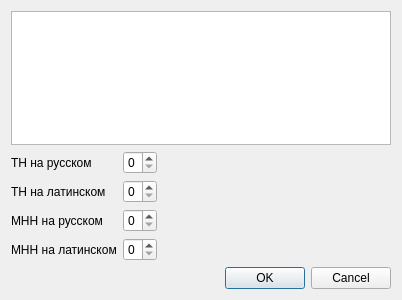
<?xml version="1.0" encoding="UTF-8"?>
<ui version="4.0">
 <class>StockRequisitionList</class>
 <widget class="QDialog" name="StockRequisitionList">
  <property name="geometry">
   <rect>
    <x>0</x>
    <y>0</y>
    <width>402</width>
    <height>300</height>
   </rect>
  </property>
  <property name="windowTitle">
   <string>Параметры формирования</string>
  </property>
  <layout class="QGridLayout" name="gridLayout">
   <item row="3" column="2">
    <spacer name="horizontalSpacer_3">
     <property name="orientation">
      <enum>Qt::Horizontal</enum>
     </property>
     <property name="sizeHint" stdset="0">
      <size>
       <width>40</width>
       <height>20</height>
      </size>
     </property>
    </spacer>
   </item>
   <item row="2" column="2">
    <spacer name="horizontalSpacer_2">
     <property name="orientation">
      <enum>Qt::Horizontal</enum>
     </property>
     <property name="sizeHint" stdset="0">
      <size>
       <width>40</width>
       <height>20</height>
      </size>
     </property>
    </spacer>
   </item>
   <item row="1" column="2">
    <spacer name="horizontalSpacer">
     <property name="orientation">
      <enum>Qt::Horizontal</enum>
     </property>
     <property name="sizeHint" stdset="0">
      <size>
       <width>222</width>
       <height>20</height>
      </size>
     </property>
    </spacer>
   </item>
   <item row="3" column="0">
    <widget class="QLabel" name="lblUnitNameMNNRussian">
     <property name="text">
      <string>МНН на русском</string>
     </property>
    </widget>
   </item>
   <item row="4" column="2">
    <spacer name="horizontalSpacer_4">
     <property name="orientation">
      <enum>Qt::Horizontal</enum>
     </property>
     <property name="sizeHint" stdset="0">
      <size>
       <width>40</width>
       <height>20</height>
      </size>
     </property>
    </spacer>
   </item>
   <item row="0" column="0" colspan="3">
    <widget class="CInDocTableView" name="tblStockRequisitionList"/>
   </item>
   <item row="4" column="0">
    <widget class="QLabel" name="lblUnitNameMNNLatin">
     <property name="text">
      <string>МНН на латинском</string>
     </property>
    </widget>
   </item>
   <item row="5" column="0" colspan="3">
    <widget class="QDialogButtonBox" name="buttonBox">
     <property name="orientation">
      <enum>Qt::Horizontal</enum>
     </property>
     <property name="standardButtons">
      <set>QDialogButtonBox::Cancel|QDialogButtonBox::Ok</set>
     </property>
    </widget>
   </item>
   <item row="3" column="1">
    <widget class="QSpinBox" name="edtUnitNameMNNRussian">
     <property name="maximum">
      <number>4</number>
     </property>
     <property name="value">
      <number>0</number>
     </property>
    </widget>
   </item>
   <item row="4" column="1">
    <widget class="QSpinBox" name="edtUnitNameMNNLatin">
     <property name="maximum">
      <number>4</number>
     </property>
     <property name="value">
      <number>0</number>
     </property>
    </widget>
   </item>
   <item row="1" column="0">
    <widget class="QLabel" name="lblUnitNameTNRussian">
     <property name="text">
      <string>ТН на русском</string>
     </property>
    </widget>
   </item>
   <item row="2" column="1">
    <widget class="QSpinBox" name="edtUnitNameTNLatin">
     <property name="maximum">
      <number>4</number>
     </property>
     <property name="value">
      <number>0</number>
     </property>
    </widget>
   </item>
   <item row="2" column="0">
    <widget class="QLabel" name="lblUnitNameTNLatin">
     <property name="text">
      <string>ТН на латинском</string>
     </property>
    </widget>
   </item>
   <item row="1" column="1">
    <widget class="QSpinBox" name="edtUnitNameTNRussian">
     <property name="maximum">
      <number>4</number>
     </property>
     <property name="value">
      <number>0</number>
     </property>
    </widget>
   </item>
  </layout>
 </widget>
 <customwidgets>
  <customwidget>
   <class>CInDocTableView</class>
   <extends>QTableView</extends>
   <header>library/InDocTable.h</header>
  </customwidget>
 </customwidgets>
 <resources/>
 <connections>
  <connection>
   <sender>buttonBox</sender>
   <signal>accepted()</signal>
   <receiver>StockRequisitionList</receiver>
   <slot>accept()</slot>
   <hints>
    <hint type="sourcelabel">
     <x>248</x>
     <y>254</y>
    </hint>
    <hint type="destinationlabel">
     <x>157</x>
     <y>274</y>
    </hint>
   </hints>
  </connection>
  <connection>
   <sender>buttonBox</sender>
   <signal>rejected()</signal>
   <receiver>StockRequisitionList</receiver>
   <slot>reject()</slot>
   <hints>
    <hint type="sourcelabel">
     <x>316</x>
     <y>260</y>
    </hint>
    <hint type="destinationlabel">
     <x>286</x>
     <y>274</y>
    </hint>
   </hints>
  </connection>
 </connections>
</ui>
